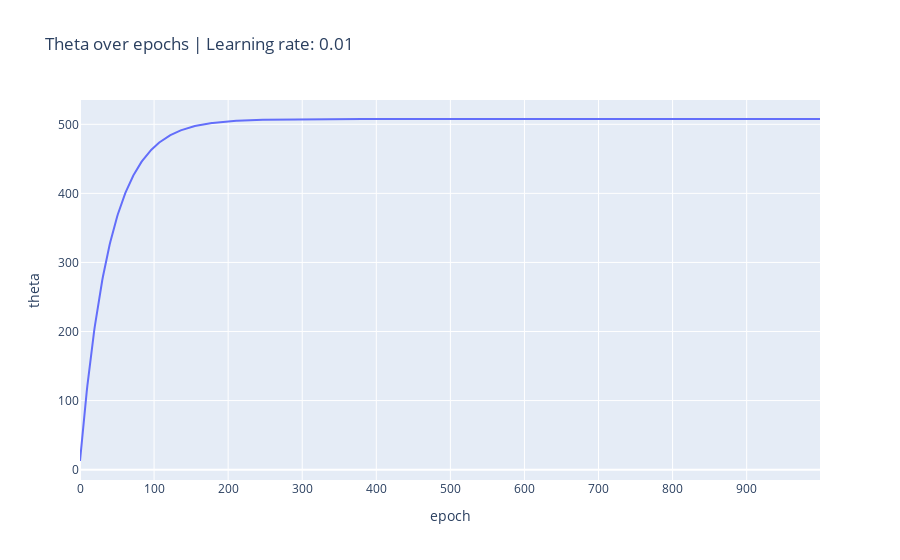

The notebook cell saved with this chart:
### Code cell
px.line(res_df, x='epoch', y='theta', title=f'Theta over epochs | Learning rate: {lr}')

### Figure 1 — Plotly figure (JSON) as saved in the notebook; plotly's stock layout.template omitted (floating-point values rounded to 4 significant figures; data arrays with more than 128 entries replaced by an {"elided": "..."} marker saying what was removed)
{"data": [{"hovertemplate": "epoch=%{x}<br>theta=%{y}<extra></extra>", "legendgroup": "", "line": {"color": "#636efa", "dash": "solid"}, "marker": {"symbol": "circle"}, "mode": "lines", "name": "", "orientation": "v", "showlegend": false, "type": "scatter", "x": {"elided": "1000 int values"}, "xaxis": "x", "y": {"elided": "1000 float values"}, "yaxis": "y"}], "layout": {"legend": {"tracegroupgap": 0}, "title": {"text": "Theta over epochs | Learning rate: 0.01"}, "xaxis": {"anchor": "y", "domain": [0, 1], "title": {"text": "epoch"}}, "yaxis": {"anchor": "x", "domain": [0, 1], "title": {"text": "theta"}}}}
